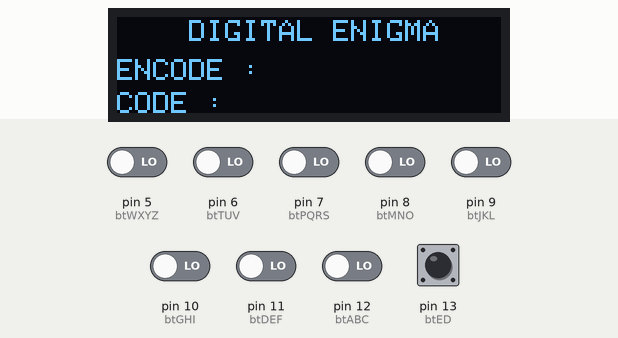
The sketch below on a simulated Arduino Uno, built with avr-gcc and run on an emulated ATmega328P. On the bench: 128×32 one-colour display. The inputs (shaded band) are chosen by the test bench; at power-on: pin 13 (btED) HIGH, pin 5 (btWXYZ), pin 6 (btTUV), pin 7 (btPQRS), pin 8 (btMNO), pin 9 (btJKL), pin 10 (btGHI), pin 11 (btDEF), pin 12 (btABC) LOW. Random numbers use the default seed unless the sketch sets one.

Above: at 1.2 s.
1.3 s: pin 5 (btWXYZ) driven HIGH
At 2.2 s:
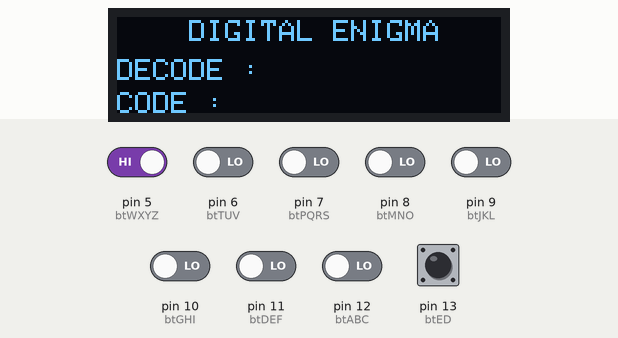
2.9 s: pin 13 (btED) pulled LOW for 0.15 s
At 4.9 s:
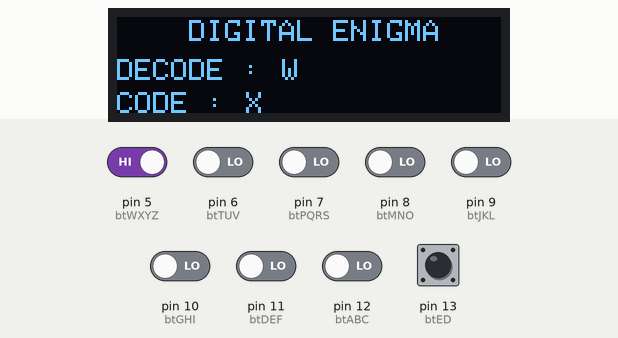
5.7 s: pin 13 (btED) pulled LOW for 1 s
At 7.7 s:
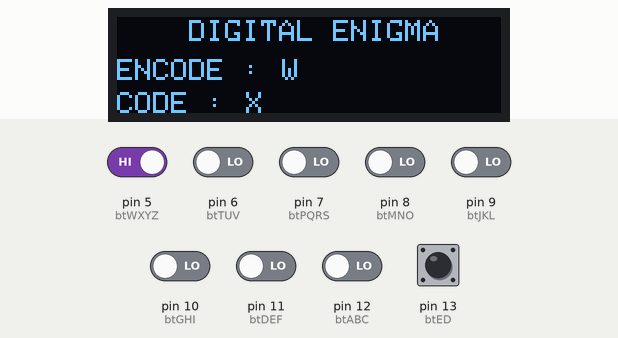
8.3 s: pin 13 (btED) pulled LOW for 0.15 s
At 10.5 s:
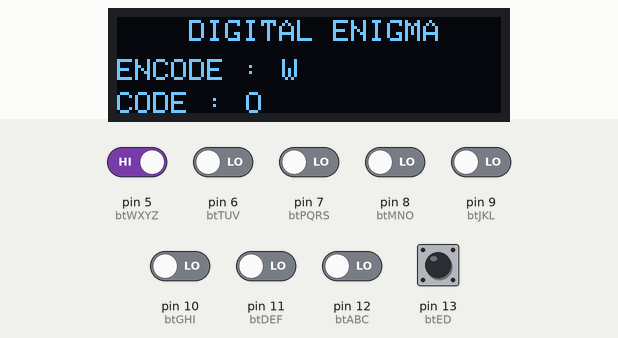
11.1 s: pin 13 (btED) pulled LOW for 0.15 s
At 13.4 s:
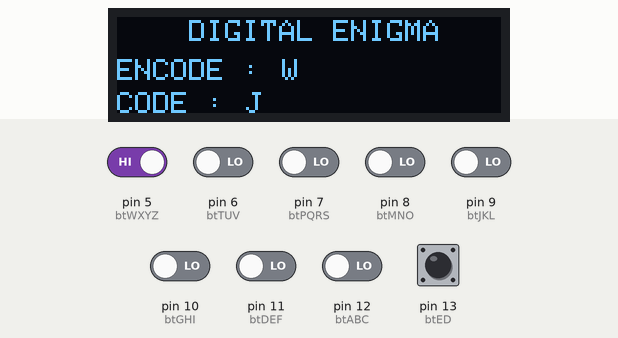
14.0 s: pin 13 (btED) pulled LOW for 1 s
At 16.2 s:
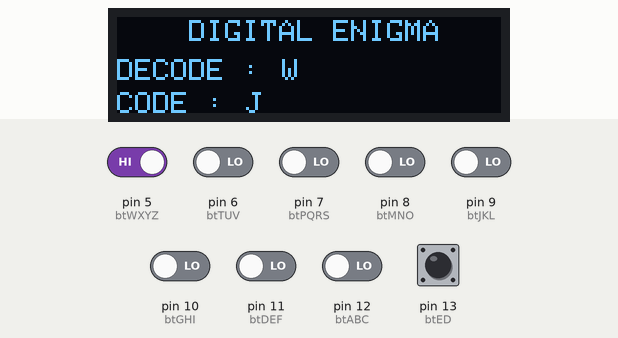
Timing chart, 0 to 17.5 s (numbered marks = the images above; inputs shaded):
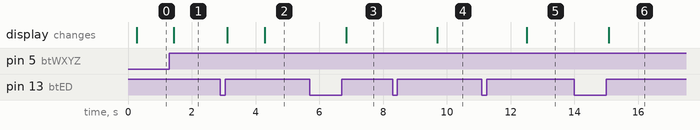

The sketch:

DIGITAL_ENIGMA.ino
```cpp
#include <SPI.h>
#include <Wire.h>
#include <Adafruit_GFX.h>
#include <Adafruit_SSD1306.h>

#define SCREEN_WIDTH 128 // OLED display width, in pixels
#define SCREEN_HEIGHT 32 // OLED display height, in pixels
#define totalWheels 3
#define totalElements 26
#define debug false

#define OLED_RESET     -1 // Reset pin # (or -1 if sharing Arduino reset pin)
#define SCREEN_ADDRESS 0x3C ///< See datasheet for Address; 0x3D for 128x64, 0x3C for 128x32
Adafruit_SSD1306 display(SCREEN_WIDTH, SCREEN_HEIGHT, &Wire, OLED_RESET);

int wheels[3][26] = {
  { 0, 1, 2, 3, 4, 5, 6, 7, 8, 9, 10, 11, 12, 13, 14, 15, 16, 17, 18, 19, 20, 21, 22, 23, 24, 25 },
  { 0, 1, 2, 3, 4, 5, 6, 7, 8, 9, 10, 11, 12, 13, 14, 15, 16, 17, 18, 19, 20, 21, 22, 23, 24, 25 },
  { 0, 1, 2, 3, 4, 5, 6, 7, 8, 9, 10, 11, 12, 13, 14, 15, 16, 17, 18, 19, 20, 21, 22, 23, 24, 25 }
};

String seeds[3] = {
  "mantu",
  "loves",
  "girls"
};

int btED = 13;
int btABC = 12;
int btDEF = 11;
int btGHI = 10;
int btJKL = 9;
int btMNO = 8;
int btPQRS = 7;
int btTUV = 6;
int btWXYZ = 5;

int mode = 1;               // 1 - encode | 2 - decode
int lastButtonPressed = 0;  // time

int lastButtonNo = 0;
int buttonIndex = 0;

char alphabets[8][4] = {
  { 'A', 'B', 'C', '-' },  // 2
  { 'D', 'E', 'F', '-' },  // 3
  { 'G', 'H', 'I', '-' },  // 4
  { 'J', 'K', 'L', '-' },  // 5
  { 'M', 'N', 'O', '-' },  // 6
  { 'P', 'Q', 'R', 'S' },  // 7
  { 'T', 'U', 'V', '-' },  // 8
  { 'W', 'X', 'Y', 'Z' }   // 9
};


int buttonStatus = 0;
bool handlingISR = false;
int lastDisplayRefreshed = 0;
char lastResult = ' ';


void setup() {
  pinMode(btED, INPUT_PULLUP);
  pinMode(btABC, INPUT);
  pinMode(btDEF, INPUT);
  pinMode(btGHI, INPUT);
  pinMode(btJKL, INPUT);
  pinMode(btMNO, INPUT);
  pinMode(btPQRS, INPUT);
  pinMode(btTUV, INPUT);
  pinMode(btWXYZ, INPUT);

  Serial.begin(115200);


  if(!display.begin(SSD1306_SWITCHCAPVCC, SCREEN_ADDRESS)) {
    Serial.println(F("SSD1306 allocation failed"));
    for(;;); // Don't proceed, loop forever
  }

  display.clearDisplay();

  PCICR |= B00000101;   // Enable Port B & D
  PCMSK0 |= B00111111;  // Enable D13 -> D8
  PCMSK2 |= B11100000;  // Enable D7 -> D5

  lastButtonPressed = millis();
  lastDisplayRefreshed = millis();

  generateSeeds();

  printWheels();
}

void loop() {
  display.setTextSize(1);
  display.setTextColor(SSD1306_WHITE);
  display.cp437(true);

  display.setCursor(24, 1);
  display.write("DIGITAL ENIGMA");
  display.display();

  refreshScreen();
  if (handlingISR) return;
  int timeElapsed = millis() - lastButtonPressed;
  if (timeElapsed > 1200) {
    int copyBtn = lastButtonNo;
    int copyIndex = buttonIndex;
    lastButtonNo = 0;
    buttonIndex = 0;
    if (copyBtn != 0) {
      char character = alphabets[copyBtn - 2][copyIndex];
      processInput(character);
    }
  }
  if (Serial.available() == 0) {
    return;
  }
  char character = Serial.read();
  int characterInt = int(character);
  if (!(character >= 65 && character <= 90)) {
    return;
  }
  characterInt = characterInt - 65;
  // encode(characterInt);
  decode(characterInt);
}

void generateSeeds(){
  int dumpWheels[3][26] = {
    { 0, 1, 2, 3, 4, 5, 6, 7, 8, 9, 10, 11, 12, 13, 14, 15, 16, 17, 18, 19, 20, 21, 22, 23, 24, 25 },
    { 0, 1, 2, 3, 4, 5, 6, 7, 8, 9, 10, 11, 12, 13, 14, 15, 16, 17, 18, 19, 20, 21, 22, 23, 24, 25 },
    { 0, 1, 2, 3, 4, 5, 6, 7, 8, 9, 10, 11, 12, 13, 14, 15, 16, 17, 18, 19, 20, 21, 22, 23, 24, 25 }
  };
  for (int i=0; i<totalWheels; i++){
    for (int j=0; j<totalElements; j++) {
      wheels[i][j] = dumpWheels[i][j];
    }
  }
  for (int i = 0; i < totalWheels; i++) {
    srand(generateSeed(seeds[i]));

    for (int j = 0; j < totalElements; j++) {
      int k = rand() % (j + 1);
      int temp = wheels[i][j];
      wheels[i][j] = wheels[i][k];
      wheels[i][k] = temp;
    }
  }
}
void printWheels() {
  if (!debug) {
    return;
  }
  for (int i = 0; i < totalWheels; i++) {
    for (int j = 0; j < totalElements; j++) {
      Serial.print(wheels[i][j]);
      Serial.print(" ");
    }
    Serial.println();
  }
}

void rotateWheel() {
  for (int j = 0; j < totalWheels; j++) {
    int firstElement = wheels[j][0];
    for (int i = 0; i < totalElements - 1; i++) {
      wheels[j][i] = wheels[j][i + 1];
    }
    wheels[j][totalElements - 1] = firstElement;
  }
  printWheels();
}

int generateSeed(const String& word) {
  int seed = 0;
  for (int i = 0; i < word.length(); i++) {
    seed = seed * 50 + word[i];
  }
  return seed;
}

void showLetter(int characterInt) {
  char c = (characterInt + 65);
  lastResult = c;
}

void encode(int userInput) {
  int result = userInput;
  for (int i = 0; i < totalWheels; i++) {
    result = wheels[i][result];
  }
  showLetter(result);
  rotateWheel();
}

void decode(int userInput) {
  int position = userInput;
  for (int j = totalWheels - 1; j >= 0; j--) {

    for (int i = 0; i < totalElements; i++) {
      if (position == wheels[j][i]) {
        position = i;
        break;
      }
    }
  }
  showLetter(position);
  rotateWheel();
}


void processInput(char character) {

  int a = int(character) - 65;
  if (mode == 1) {
    encode(a);
  }else if(mode == 2){
    decode(a);
  }
}

// keyboard and display-oled handler

void refreshScreen() {
  if (millis() - lastDisplayRefreshed < 200) {
    return;
  }

  // mode
  display.setCursor(0 , 14);
  display.setTextColor(WHITE, BLACK);
  if (mode == 1) {
    display.write("ENCODE : ");
  } else if (mode == 2) {
    display.write("DECODE : ");
  }
  display.display();
  display.setCursor(0 , 25);
  display.write("CODE : ");
  display.display();
  // tmp character
  if (lastButtonNo >= 2) {
    display.setCursor(55 , 14);
    display.write(alphabets[lastButtonNo - 2][buttonIndex]);
  }
  // print result
  if (lastResult != ' ') {
    display.setCursor(43 , 25);
    display.write(lastResult);
  }
  lastDisplayRefreshed = millis();
}


ISR(PCINT0_vect) {  // D13 -> D8
  handleButtonISR();
}

ISR(PCINT2_vect) {  // D7 -> D0
  handleButtonISR();
}

void handleButtonISR() {
  handlingISR = true;
  int buttonNo = whichButtonPressed();
  if (buttonNo == -1) {
    handlingISR = false;
    return;
  }
  int currentTime = millis();
  int totalTimeEllapsed = currentTime - lastButtonPressed;
  if (totalTimeEllapsed < 200) {
    handlingISR = false;
    return;
  }
  if (buttonNo == 1) {
    if (mode == 1) {
      mode = 2;
    } else if (mode == 2) {
      mode = 1;
    }
    generateSeeds();
    // TODO reset state
    lastButtonNo = 0;
    handlingISR = false;
    return;
  }

  if (buttonNo == lastButtonNo && totalTimeEllapsed < 1000) {
    buttonIndex += 1;
    if (buttonIndex >= 4) {
      buttonIndex = 0;
    }
    if (buttonIndex == 3 && !(lastButtonNo == 7 || lastButtonNo == 9)) {
      buttonIndex = 0;
    }
  } else {
    lastButtonNo = buttonNo;
    buttonIndex = 0;
  }
  lastButtonPressed = currentTime;
  handlingISR = false;
}

int whichButtonPressed() {
  if (digitalRead(btED) == 1) {
    return 1;
  } else if (digitalRead(btABC) == 1) {
    return 2;
  } else if (digitalRead(btDEF) == 1) {
    return 3;
  } else if (digitalRead(btGHI) == 1) {
    return 4;
  } else if (digitalRead(btJKL) == 1) {
    return 5;
  } else if (digitalRead(btMNO) == 1) {
    return 6;
  } else if (digitalRead(btPQRS) == 1) {
    return 7;
  } else if (digitalRead(btTUV) == 1) {
    return 8;
  } else if (digitalRead(btWXYZ) == 1) {
    return 9;
  } else {
    return -1;
  }
}
```

Measured:
- after the input at 1.3 s, the display: changes after 0.14 s (image 1)
- after the input at 2.9 s, the display: first changes after 0.21 s (image 2 shows a later state)
- after the input at 5.7 s, the display: changes after 1.1 s (image 3)
- after the input at 8.3 s, the display: changes after 1.4 s (image 4)
- after the input at 11.1 s, the display: changes after 1.4 s (image 5)
- after the input at 14.0 s, the display: changes after 1.1 s (image 6)
